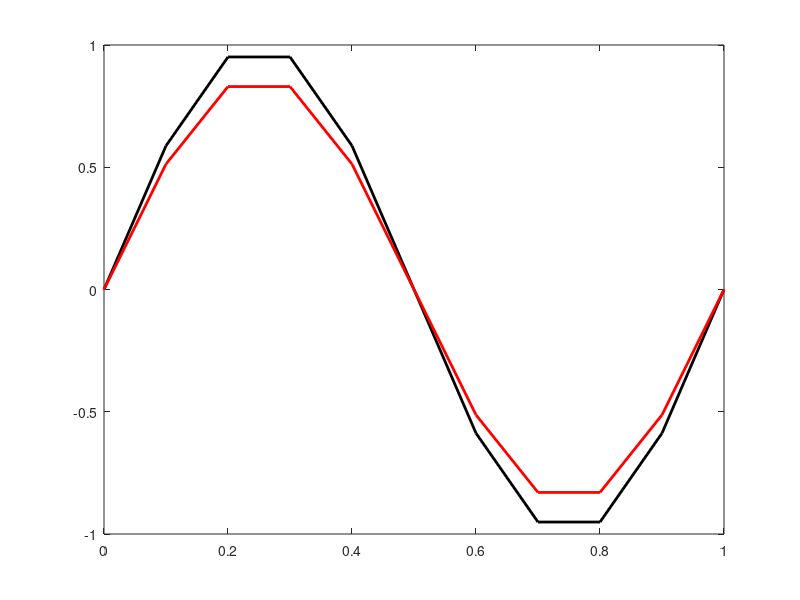

This chart was generated by the following MATLAB code:
close all
%Initial Conditions
dx = 0.1;
dt = 0.02;
v = 1/6;
X = 0:dx:1;
T = 0.02;
time = 0:dt:T;
U = zeros(length(time),length(X));
for i=2:length(X)-1
    U(1,i) = sin(2*pi*X(i));
end
lambda = v*(dt/(dx^2));
plot(X,U(1,:),'k','LineWidth',2)
hold on
for j=1:length(time)-1
    for i=2:length(X)-1
        U(j+1,i) = U(j,i) + lambda*(U(j,i+1)-2*U(j,i)+U(j,i-1));
    end
    U(j+1,1) = 0;  % Left boundary condition
    U(j+1,end) = 0;  % Right boundary condition
end
plot(X,U(end,:),'r','LineWidth',2)